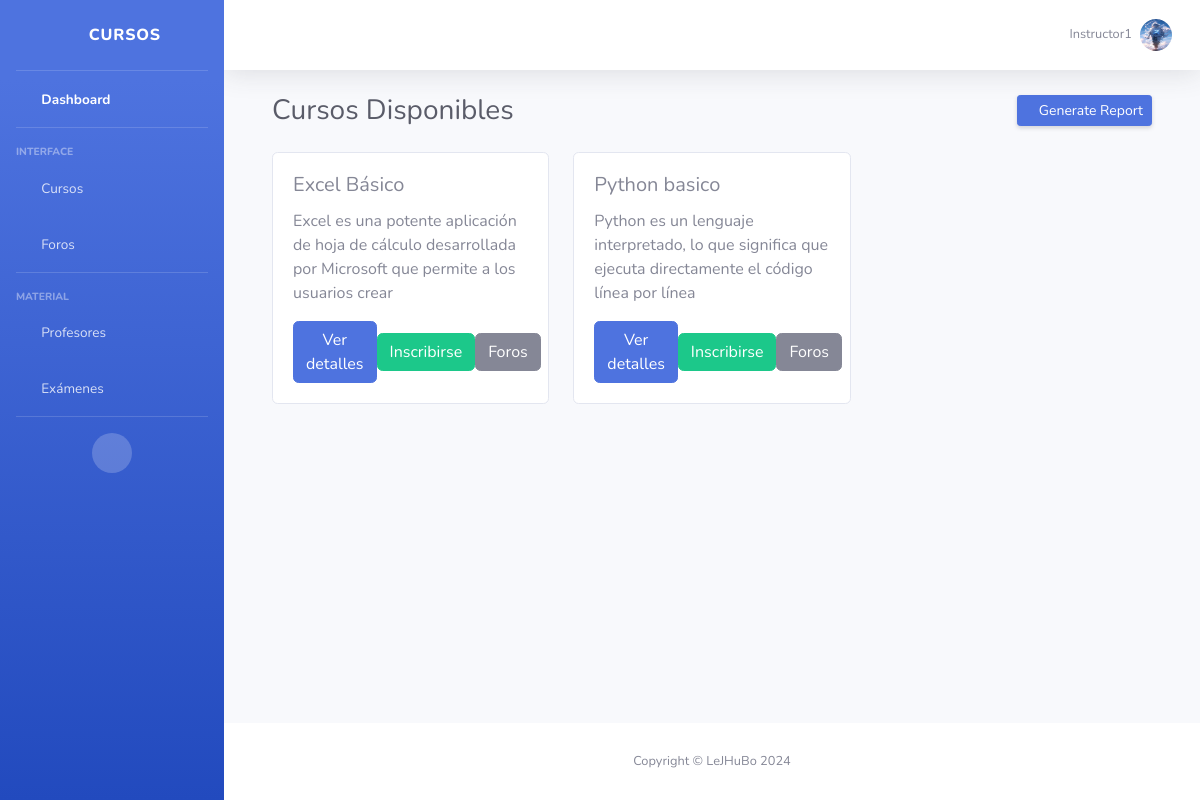
The app's page /courses/ (signed in), older data.
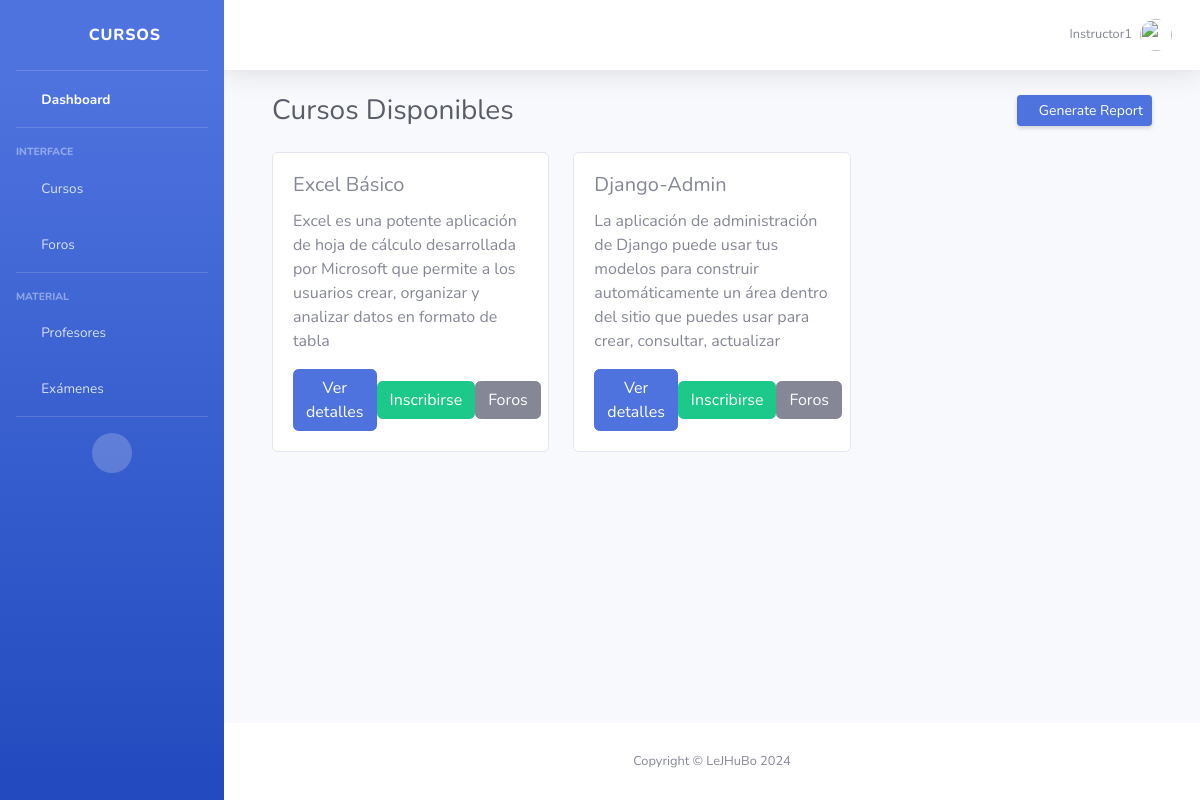
The same page, newer data.
### courses/models.py (models this page shows, shortened)
class User(AbstractUser):
    ROLE_CHOICES = (
        ('student', 'Student'),
        ('instructor', 'Instructor'),
        ('admin', 'Admin'),
    )
    role = models.CharField(max_length=10, choices=ROLE_CHOICES, default='student')
    groups = models.ManyToManyField(Group, related_name='custom_user_set')
    user_permissions = models.ManyToManyField(Permission, related_name='custom_user_set')
    profile_picture = models.ImageField(upload_to='profile_pictures/', null=True, blank=True)
    objects = UserManager()

class Course(models.Model):
    title = models.CharField(max_length=200)
    description = models.TextField()
    start_date = models.DateField()
    end_date = models.DateField()
    instructor = models.ForeignKey(User, on_delete=models.CASCADE, limit_choices_to={'role': 'instructor'})
    image = models.ImageField(upload_to='course_images/', null=True, blank=True)
    video_url = models.URLField(blank=True, null=True)

### courses/views.py (the view)
# urls.py: path('', views.IndexView.as_view(), name='index'),
class IndexView(LoginRequiredMixin, TemplateView, StudentCheckMixin):
    template_name = 'index.html'
    def get_context_data(self, **kwargs):
        context = super().get_context_data(**kwargs)
        user = self.request.user
        context['courses'] = Course.objects.all()
        context['exams'] = Exam.objects.all()
        context['enrolled_courses'] = self.get_user_courses()
        return context

### courses/views.py (called while the page is built)
    def get_user_courses(self):
        user = self.request.user
        if user.is_authenticated and user.role == 'student':
            return Enrollment.objects.filter(student=user).values_list('course_id', flat=True)
        return []

### courses/templates/index.html (shortened to what this page needs)
{% load static %}
<!DOCTYPE html>
<html lang="en">
<head>
    <link href="{% static 'vendor/fontawesome-free/css/all.min.css' %}" rel="stylesheet" type="text/css">
    <link href="{% static 'css/sb-admin-2.min.css' %}" rel="stylesheet">
</head>
<body id="page-top">
    <div id="wrapper">
        <ul class="navbar-nav bg-gradient-primary sidebar sidebar-dark accordion" id="accordionSidebar">
            <a class="sidebar-brand d-flex align-items-center justify-content-center" href="{% url 'index' %}">
                <div class="sidebar-brand-icon rotate-n-15">
                    <i class="fas fa-book"></i>
                </div>
                <div class="sidebar-brand-text mx-3">Cursos <sup></sup></div>
            </a>
            <hr class="sidebar-divider my-0">
            <li class="nav-item active">
                <a class="nav-link" href="{% url 'index' %}">
                    <i class="fas fa-fw fa-tachometer-alt"></i>
                    <span>Dashboard</span></a>
            </li>
            <hr class="sidebar-divider">
            <div class="sidebar-heading">
                Interface
            </div>
            <li class="nav-item">
                <a class="nav-link collapsed" href="#" data-toggle="collapse" data-target="#collapseCourses" aria-expanded="true" aria-controls="collapseCourses">
                    <i class="fas fa-fw fa-cog"></i>
                    <span>Cursos</span>
                </a>
            </li>
            <li class="nav-item">
                <a class="nav-link collapsed" href="#" data-toggle="collapse" data-target="#collapseForos" aria-expanded="true" aria-controls="collapseForos">
                    <i class="fas fa-fw fa-comments"></i>
                    <span>Foros</span>
                </a>
            </li>
            <hr class="sidebar-divider">
            <div class="sidebar-heading">
                Material
            </div>
            <li class="nav-item">
                <a class="nav-link collapsed" href="#" data-toggle="collapse" data-target="#collapsePages" aria-expanded="true" aria-controls="collapsePages">
                    <i class="fas fa-fw fa-folder"></i>
                    <span>Profesores</span>
                </a>
            </li>
            <li class="nav-item">
                <a class="nav-link collapsed" href="#" data-toggle="collapse" data-target="#collapseExams" aria-expanded="true" aria-controls="collapseExams">
                    <i class="fas fa-fw fa-folder"></i>
                    <span>Exámenes</span>
                </a>
            </li>
            <hr class="sidebar-divider d-none d-md-block">
            <div class="text-center d-none d-md-inline">
                <button class="rounded-circle border-0" id="sidebarToggle"></button>
            </div>
        </ul>
        <div id="content-wrapper" class="d-flex flex-column">
            <div id="content">
                <nav class="navbar navbar-expand navbar-light bg-white topbar mb-4 static-top shadow">
                    <ul class="navbar-nav ml-auto">
                        <li class="nav-item dropdown no-arrow">
                            <a class="nav-link dropdown-toggle" href="#" id="userDropdown" role="button" data-toggle="dropdown" aria-haspopup="true" aria-expanded="false">
                                <span class="mr-2 d-none d-lg-inline text-gray-600 small">{{ user.username }}</span> {% if user.profile_picture %}
                                <img class="img-profile rounded-circle" src="{{ user.profile_picture.url }}"> {% else %}
                                <img class="img-profile rounded-circle" src="{% static 'img/undraw_profile.svg' %}"> {% endif %}
                            </a>
                        </li>
                    </ul>
                </nav>
                <div class="container-fluid">
                    {% block content %}
                    <div class="container-fluid">
                        <div class="d-sm-flex align-items-center justify-content-between mb-4">
                            <h1 class="h3 mb-0 text-gray-800">Cursos Disponibles</h1>
                            <a href="#" class="d-none d-sm-inline-block btn btn-sm btn-primary shadow-sm"><i class="fas fa-download fa-sm text-white-50"></i> Generate Report</a>
                        </div>
                        <div class="row">
                            {% for course in courses %}
                            <div class="col-lg-4 mb-4">
                                <div class="card">
                                    <div class="card-body">
                                        <h5 class="card-title">{{ course.title }}</h5>
                                        <p class="card-text">{{ course.description }}</p>
                                        <div class="d-flex justify-content-between align-items-center">
                                            <a href="{% url 'course_detail' course.pk %}" class="btn btn-primary">Ver detalles</a> {% if user.is_authenticated %} {% if course.pk in enrolled_courses %}
                                            <button class="btn btn-success" disabled>Inscrito</button> {% else %}
                                            <form method="post" class="enroll-form" action="{% url 'enroll_course' course.pk %}">
                                                <button type="submit" class="btn btn-success">Inscribirse</button>
                                            </form>
                                            {% endif %} {% else %}
                                            <p>Debes iniciar sesión para inscribirte en el curso.</p>
                                            {% endif %}
                                            <a href="{% url 'forum_list' course.pk %}" class="btn btn-secondary">Foros</a>
                                        </div>
                                    </div>
                                </div>
                            </div>
                            {% endfor %}
                        </div>
                    </div>
                    {% endblock %}
                </div>
            </div>
            <footer class="sticky-footer bg-white">
                <div class="container my-auto">
                    <div class="copyright text-center my-auto">
                        <span>Copyright &copy; LeJHuBo 2024</span>
                    </div>
                </div>
            </footer>
        </div>
    </div>
</body>
</html>

Row changes from the older to the newer data that the page shows:
removed Course: title "Python basico", description "Python es un lenguaje interpretado, lo que significa que ejecuta directamente el código línea por línea", shows "Inscribirse"
changed User "Instructor1": profile_picture: picture removed
changed Course "Excel Básico": description "Excel es una potente aplicación de hoja de cálculo desarrollada por Microsoft que permite a los usuarios crear" → "Excel es una potente aplicación de hoja de cálculo desarrollada por Microsoft que permite a los usuarios crear, organizar y analizar datos en formato de tabla"
added Course: title "Django-Admin", description "La aplicación de administración de Django puede usar tus modelos para construir automáticamente un área dentro del sitio que puedes usar para crear, consultar, actualizar", shows "Inscribirse"
